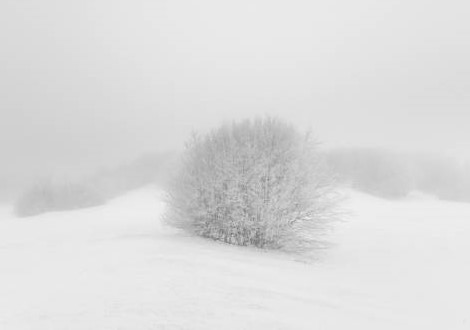
#> input picture 02-Image-Enhance/Data/lowcontrast3.jpg, 470 x 330 px, found by its file name
$ jupyter execute 07-Contrast_CLAHE.ipynb
#> lines starting #> are read from the running program, lines starting #| are printed output that depends on the picture
[cell 1]
import cv2
import numpy as np
import matplotlib.pyplot as plt

[cell 2]
img = cv2.cvtColor(cv2.imread("D:\Computer-Vision\Image-Processing\data\lowcontrast3.jpg"),cv2.COLOR_BGR2RGB)
#> img is the input picture: shape (330, 470, 3); min 109, max 240, mean 220.4
img_hsv = cv2.cvtColor(img, cv2.COLOR_RGB2HSV)
#> img_hsv: shape (330, 470, 3); mean H, S, V 0, 0, 220.4

[cell 3]
plt.imshow(img)
plt.show()

[cell 4]
h,s,v = cv2.split(img_hsv)
#> h: shape (330, 470); every value is 0

[cell 5]
v.min()
#> Out = 109

[cell 6]
v.max()
#> Out = 240

Using CLAHE. clipLimit=Contrast limit (CL part) to 2 frequancy. tileGridSize is AHE part.

Higher clipLimit >>> Higher Contrast.

[cell 7]
clahe = cv2.createCLAHE(clipLimit=2,tileGridSize=(2,2))
v_clahe = clahe.apply(v)
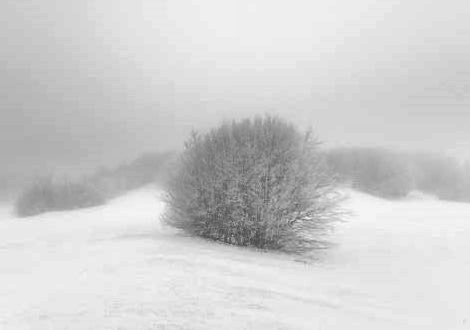
#> v_clahe: shape (330, 470); min 68, max 246, mean 207.4

[cell 8]
v_clahe.min()
#> Out = 68

[cell 9]
v_clahe.max()
#> Out = 246

[cell 10]
plt.hist(v.reshape(-1),bins=100)
plt.xlim(0,255)
plt.ylim(0,30000)
plt.show()
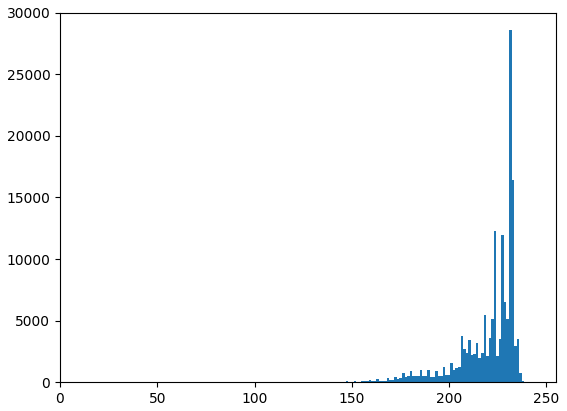
#> figure drawn by matplotlib, 1 panel; tallest bar 28620 high, from x = 230.8 to 232.1
plt.hist(v_clahe.reshape(-1),bins=100)
plt.xlim(0,255)
plt.ylim(0,30000)
plt.show()
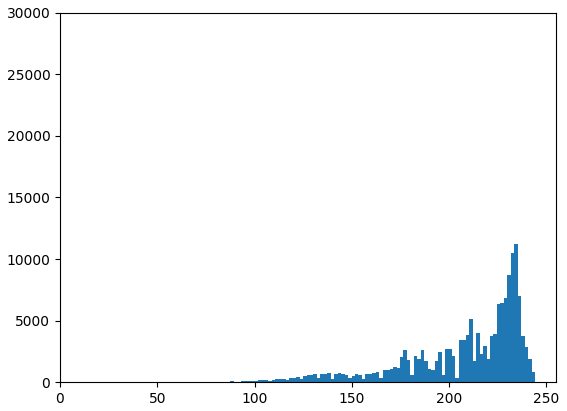
#> figure drawn by matplotlib, 1 panel; tallest bar 11198 high, from x = 233.5 to 235.3

[cell 11]
img_clahe = cv2.merge([h,s,v_clahe])
#> img_clahe: shape (330, 470, 3); mean H, S, V 0, 0, 207.4

[cell 12]
def img_hsv_show(img_hsv):
    img_show = cv2.cvtColor(img_hsv,cv2.COLOR_HSV2RGB)
    plt.imshow(img_show)
    print(f'image shape: {img_show.shape}')
#| image shape: (330, 470, 3)
    plt.show()

[cell 13]
plt.imshow(img)
plt.show()
img_hsv_show(img_clahe)

[cell 14]
# color image - RGB
chlahe_channels = []
img_channel = cv2.split(img)
for ch in img_channel:
    clahe = cv2.createCLAHE(clipLimit=2,tileGridSize=(2,2))
    clahe_ch = clahe.apply(ch)
    chlahe_channels.append(clahe_ch)
#> this loop made 3 passes
#> after the loop, chlahe_channels = 3 items

img_rgb_clahe = cv2.merge(chlahe_channels)

$ run again, with 02-Image-Enhance/Data/lowcontrast2.jpg copied over 02-Image-Enhance/Data/lowcontrast3.jpg
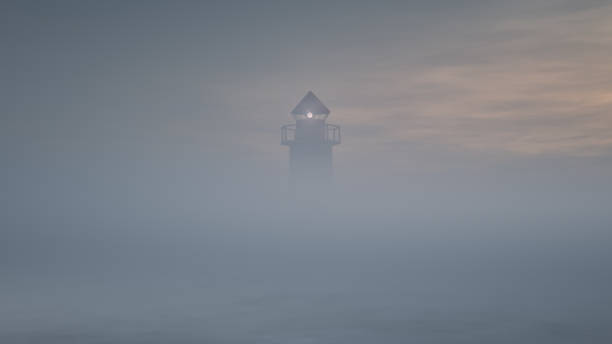
#> input picture 02-Image-Enhance/Data/lowcontrast2.jpg, 612 x 344 px, found by its file name
#> img_hsv: shape (344, 612, 3); mean H, S, V 98.3, 35, 138.6
#> `v.min()`: Out = 105
#> `v.max()`: Out = 231
#> `v_clahe = clahe.apply(v)`:
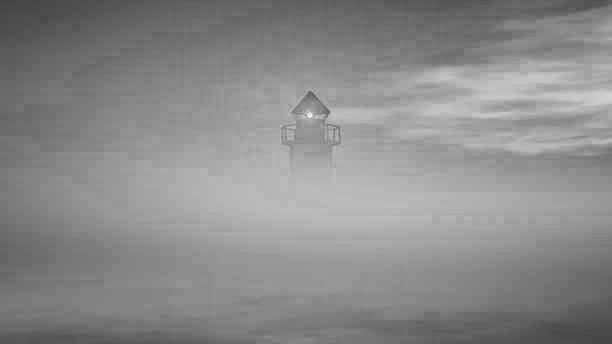
#> v_clahe: shape (344, 612); min 68, max 240, mean 138.4
#> `v_clahe.min()`: Out = 68
#> `v_clahe.max()`: Out = 240
#> img_clahe: shape (344, 612, 3); mean H, S, V 98.3, 35, 138.4
#| image shape: (344, 612, 3)
#> the loop `for ch in img_channel:` made 3 passes
#> after the loop `for ch in img_channel:`: chlahe_channels = 3 items
#> `img_rgb_clahe = cv2.merge(chlahe_channels)`:
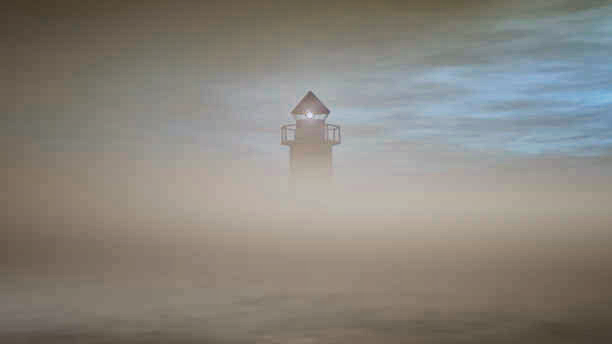
#> img_rgb_clahe: shape (344, 612, 3); mean of channels 0, 1, 2 125.2, 132.8, 137.1; drawn as B, G, R

$ run again, with 02-Image-Enhance/Data/snow.jpg copied over 02-Image-Enhance/Data/lowcontrast3.jpg
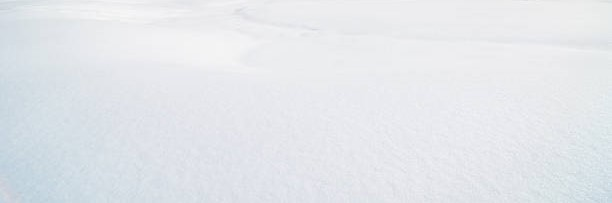
#> input picture 02-Image-Enhance/Data/snow.jpg, 612 x 203 px, found by its file name
#> img_hsv: shape (203, 612, 3); mean H, S, V 108.1, 7.9, 235.3
#> `v.min()`: Out = 211
#> `v.max()`: Out = 248
#> `v_clahe.min()`: Out = 175
#> `v_clahe.max()`: Out = 249
#> img_clahe: shape (203, 612, 3); mean H, S, V 108.1, 7.9, 223.8
#| image shape: (203, 612, 3)
#> the loop `for ch in img_channel:` made 3 passes
#> pass 1, `clahe_ch = clahe.apply(ch)`:
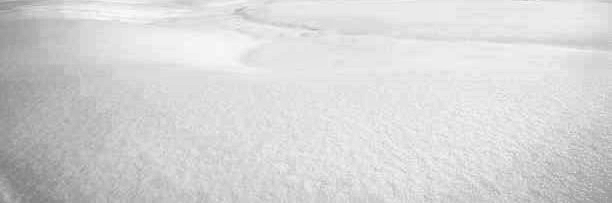
#> clahe_ch: shape (203, 612); min 129, max 249, mean 214
#> after the loop `for ch in img_channel:`: chlahe_channels = 3 items
#> `img_rgb_clahe = cv2.merge(chlahe_channels)`:
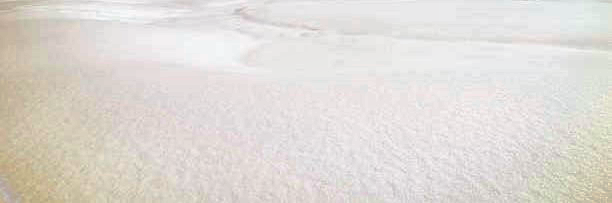
#> img_rgb_clahe: shape (203, 612, 3); mean of channels 0, 1, 2 214, 219, 223.8; drawn as B, G, R
